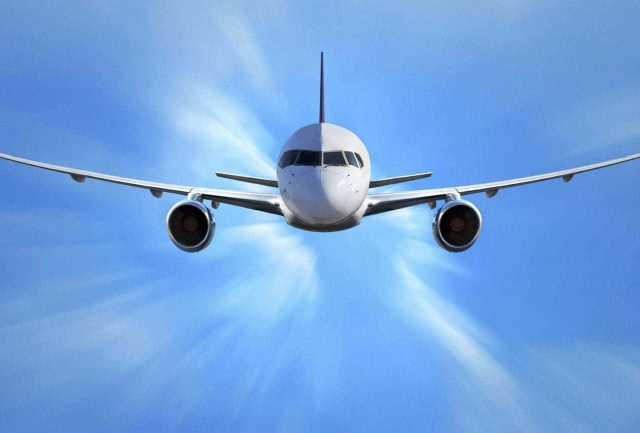
#> input picture opencv/airplane.jpg, 1280 x 866 px (shown at 1/2 size)
$ python rescale.py
#> lines starting #> are read from the running program, lines starting #| are printed output that depends on the picture
#> in main, img is the input picture: shape (866, 1280, 3); mean B, G, R 223.9, 164.6, 115.2
# 57:06
import cv2

def rescale_frame(frame, scale=0.75):
    """Rescale an image frame by a given scale factor."""
#> called with scale = 0.5
    if frame is None:
        raise ValueError("Input frame is None. Check image path.")

    width = int(frame.shape[1] * scale)
#> width = 640
    height = int(frame.shape[0] * scale)
#> height = 433
    dimensions = (width, height)
#> dimensions = (640, 433)

    return cv2.resize(frame, dimensions, interpolation=cv2.INTER_AREA)
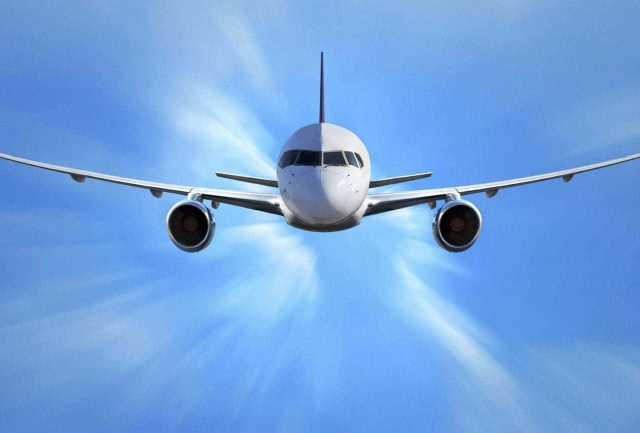
#> returned value: shape (433, 640, 3); mean of channels 0, 1, 2 224, 164.7, 115.3; drawn as B, G, R

def main():
    # Read image
    img = cv2.imread("airplane.jpg")

    if img is None:
        print("Error: Could not load image. Check file path.")
        return

    # Rescale image
    new_img = rescale_frame(img, 0.5)

    # Show images
    cv2.imshow("Original Image", img)
    cv2.imshow("Rescaled Image", new_img)

    # Wait for key press
    cv2.waitKey(0)
    cv2.destroyAllWindows()


if __name__ == "__main__":
    main()

# [4 lines of commented-out code are left out]
